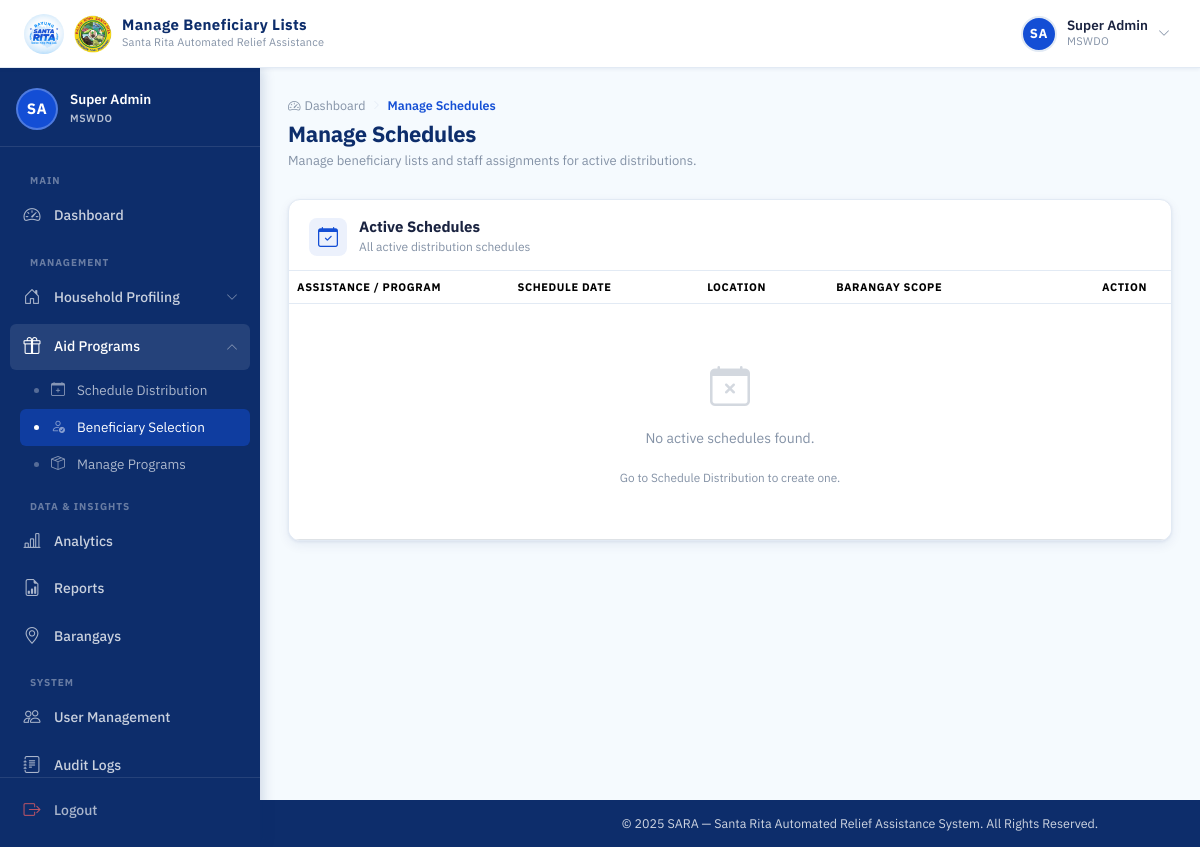
The app's page /mswdo/beneficiary-selection/ (signed in), older data.
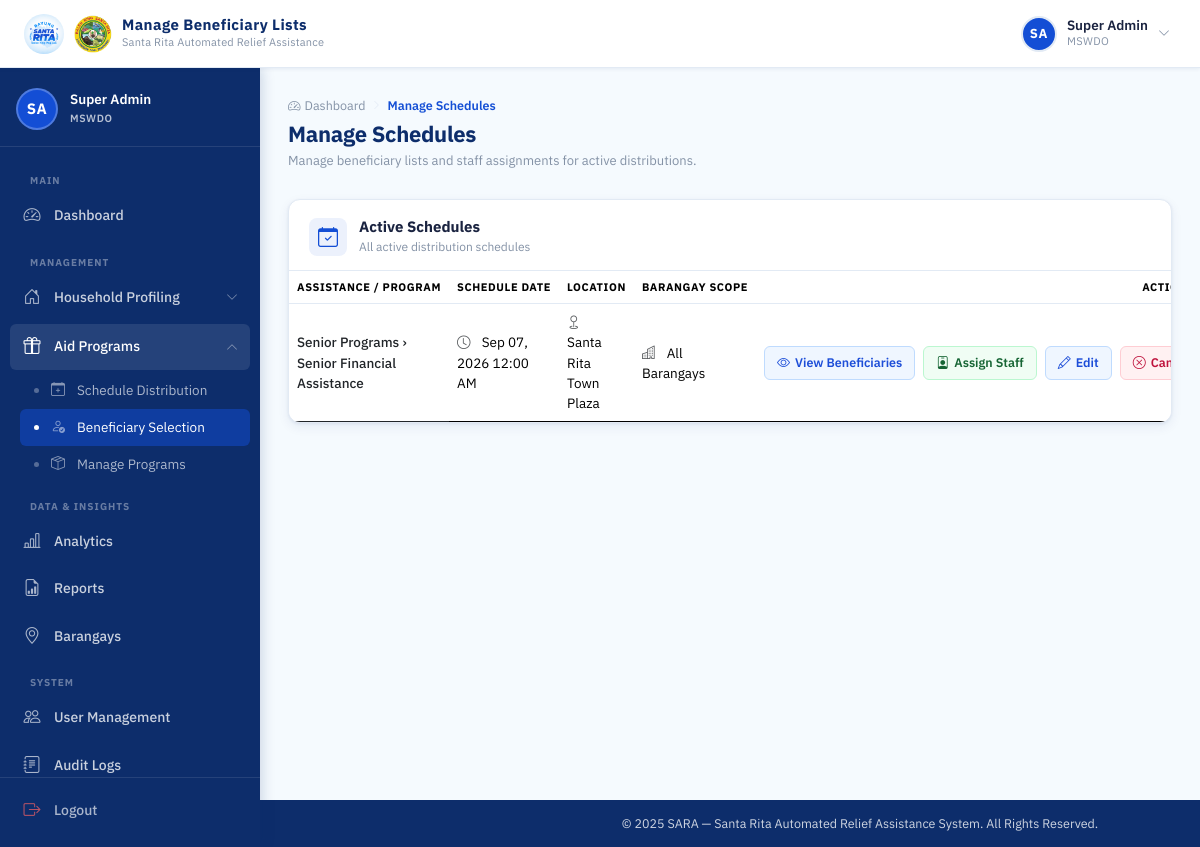
The same page, newer data.
### distribution/models.py (models this page shows, shortened)
class AidSchedule(models.Model):
    PRIORITIZATION_CHOICES = [
        ('LOWEST_INCOME_FIRST', 'Lowest Income First'),
        ('TYPHOON_PRIORITY', 'Typhoon/Vulnerability Priority'),
        ('DAYS_SINCE_LAST_ASSISTANCE', 'Longest Time Since Last Assistance'),
        ('SPECIAL_CATEGORY', 'Special Category (PWD/Senior/Solo Parent)'),
    ]
    assistance = models.ForeignKey(
        Assistance,
        on_delete=models.SET_NULL,
        null=True,
        blank=True,
        related_name='schedules'
    )
    budget = models.DecimalField(max_digits=12, decimal_places=2, default=0.00)
    per_beneficiary_amount = models.DecimalField(max_digits=10, decimal_places=2, default=0.00)
    prioritization_strategy = models.CharField(
        max_length=30,
        choices=PRIORITIZATION_CHOICES,
        default='LOWEST_INCOME_FIRST',
        help_text="Strategy used to rank eligible beneficiaries when generating the beneficiary list."
    )
    schedule_datetime = models.DateTimeField()
    is_finished = models.BooleanField(default=False)
    finished_at = models.DateTimeField(null=True, blank=True)
    finished_by = models.ForeignKey(settings.AUTH_USER_MODEL, on_delete=models.SET_NULL, null=True, related_name='+')
    finish_reason = models.CharField(
        max_length=20,
        choices=(('COMPLETED', 'All Beneficiaries Claimed'), ('FORCED', 'Manually Ended (Incomplete)'), ('CANCELLED', 'Cancelled')),
        blank=True
    )
    location = models.CharField(max_length=255)
    location_lat = models.DecimalField(
        max_digits=10,
        decimal_places=7,
        null=True,
        blank=True,
        help_text="Latitude coordinate of the distribution location"
    )
    location_lng = models.DecimalField(
        max_digits=10,
        decimal_places=7,
        null=True,
        blank=True,
        help_text="Longitude coordinate of the distribution location"
    )
    barangay = models.ForeignKey(
        Barangay,
        on_delete=models.CASCADE,
        null=True,
        blank=True
    )
    is_active = models.BooleanField(default=True)
    created_at = models.DateTimeField(auto_now_add=True)
    created_by = models.ForeignKey(
        settings.AUTH_USER_MODEL,
        on_delete=models.SET_NULL,
        null=True,
        blank=True,
        related_name='created_schedules'
    )
    updated_at = models.DateTimeField(auto_now=True)
    last_edited_by = models.ForeignKey(
        settings.AUTH_USER_MODEL,
        on_delete=models.SET_NULL,
        null=True,
        blank=True,
        related_name='+'
    )

### programs/models.py (models this page shows, shortened)
class Assistance(models.Model):
    BENEFICIARY_TYPE = [
        ('individual', 'Individual'),
        ('family', 'Family'),
    ]
    AID_TYPE_CHOICES = (
        ('CASH', 'Cash Assistance'),
        ('GOODS', 'Goods-in-Kind (rice, noodles, canned goods, etc.)'),
    )
    PRIORITIZATION_CHOICES = (
        ('LOWEST_INCOME_FIRST', 'Lowest Income First'),
        ('TYPHOON_PRIORITY', 'Typhoon/Vulnerability Priority'),
        ('RANDOM', 'Random Among Eligible'),
    )
    program = models.ForeignKey(
        Program,
        on_delete=models.CASCADE,
        related_name='assistances'
    )
    aid_category = models.ForeignKey(
        AidCategory,
        on_delete=models.CASCADE,
        related_name='assistances'
    )
    beneficiary_type = models.CharField(
        max_length=20,
        choices=BENEFICIARY_TYPE,
        default='family'
    )
    prioritization_strategy = models.CharField(
        max_length=30, choices=PRIORITIZATION_CHOICES, default='LOWEST_INCOME_FIRST',
        help_text="How to rank eligible beneficiaries when there are more eligible than available slots."
    )
    aid_type = models.CharField(
        max_length=10, choices=AID_TYPE_CHOICES, default='CASH',
        help_text="Used by the Rotation Eligibility rule to alternate beneficiaries between cash and goods-based aid across distribution cycles."
    )
    minimum_age = models.PositiveIntegerField(
        null=True,
        blank=True,
        help_text="Leave blank if no age requirement."
    )
    requires_pwd = models.BooleanField(default=False)
    requires_solo_parent = models.BooleanField(default=False)
    requires_senior_citizen = models.BooleanField(default=False)
    is_active = models.BooleanField(default=True)
    created_at = models.DateTimeField(auto_now_add=True)
    class Meta:
        ordering = ['program', 'aid_category']
        unique_together = ('program', 'aid_category', 'beneficiary_type')

class Program(models.Model):
    name = models.CharField(max_length=100, unique=True)
    description = models.TextField(blank=True, null=True)
    is_active = models.BooleanField(default=True)
    is_emergency_program = models.BooleanField(default=False, help_text="Emergency programs bypass 90-day cooldown and rotation eligibility rules")
    created_at = models.DateTimeField(auto_now_add=True)
    class Meta:
        ordering = ['name']

class AidCategory(models.Model):
    program = models.ForeignKey(
        Program,
        on_delete=models.CASCADE,
        related_name='aid_categories'
    )
    name = models.CharField(max_length=100)
    description = models.TextField(blank=True, null=True)
    is_active = models.BooleanField(default=True)
    class Meta:
        ordering = ['name']
        unique_together = ('program', 'name')

### distribution/views.py (the view)
# urls.py: path('mswdo/beneficiary-selection/', views.beneficiary_selection_landing, name='beneficiary_selection_landing'),
@login_required
@session_protected
@mswdo_or_staff_required
def beneficiary_selection_landing(request):
    from django.db.models import Exists, OuterRef
    from distribution.models import AidClaim
    schedules = AidSchedule.objects.filter(
        is_active=True,
        is_finished=False
    ).select_related(
        'assistance', 'assistance__program', 'assistance__aid_category'
    ).annotate(
        has_claims=Exists(AidClaim.objects.filter(schedule=OuterRef('pk')))
    ).order_by('-schedule_datetime')
    return render(request, 'distribution/beneficiary_selection_landing.html', {
        'schedules': schedules,
    })

### accounts/context_processors.py (called while the page is built)
def auth_required(request):
    return {
        'requires_auth': request.user.is_authenticated
    }

def offline_sync_metadata(request):
    from distribution.models import OfflineSyncMetadata
    if request.user.is_authenticated and request.user.role == 'MSWDO_STAFF':
        latest_sync = OfflineSyncMetadata.get_latest_sync()
        return {
            'latest_sync': latest_sync,
        }
    return {}

### distribution/templates/distribution/beneficiary_selection_landing.html (shortened to what the changed rows need)
{% extends 'base.html' %}
{% load static %}
{% block css %}
<link rel="stylesheet" href="{% static 'css/mswdo_dashboard.css' %}">
<link rel="stylesheet" href="{% static 'css/barangay_accounts.css' %}">
{% endblock %}
{% block content %}
<div class="dash-page-header">
  <div>
    <h1 class="dash-page-title">Manage Schedules</h1>
  </div>
</div>
<div class="dash-panel">
  <div class="dash-panel__header">
    <div class="dash-panel__header-left">
      <div>
        <h2 class="dash-panel__title">Active Schedules</h2>
      </div>
    </div>
  </div>
  <div class="dash-panel__body p-0">
    <div class="table-responsive">
      <table class="table acct-table mb-0">
        <thead>
          <tr>
            <th class="acct-th" style="width: 25%;">Assistance / Program</th>
            <th class="acct-th">Schedule Date</th>
            <th class="acct-th">Location</th>
            <th class="acct-th">Barangay Scope</th>
            <th class="acct-th text-end pe-4">Action</th>
          </tr>
        </thead>
        <tbody>
          {% for sched in schedules %}
          <tr class="acct-row">
            <td class="acct-td fw-medium text-dark">
              {% if sched.assistance %}
                {{ sched.assistance.program.name }} › {{ sched.assistance.aid_category.name }}
              {% else %}
                N/A
              {% endif %}
            </td>
            <td class="acct-td">
              <i class="bi bi-clock text-muted me-2"></i>
              {{ sched.schedule_datetime|date:"M d, Y g:i A" }}
            </td>
            <td class="acct-td">
              <i class="bi bi-geo text-muted me-2"></i>
              {{ sched.location }}
            </td>
            <td class="acct-td">
              <i class="bi bi-buildings text-muted me-2"></i>
              {{ sched.barangay|default:"All Barangays" }}
            </td>
            <td class="acct-td acct-td--actions">
              <div class="acct-actions">
                {% if sched.budget > 0 %}
                  {% if sched.beneficiary_list %}
                  <a href="{% url 'review_beneficiaries' sched.id %}" class="acct-btn acct-btn--edit">
                    <i class="bi bi-eye"></i><span>View Beneficiaries</span>
                  </a>
                  {% else %}
                  <a href="{% url 'generate_beneficiaries' sched.id %}" class="acct-btn acct-btn--edit">
                    <i class="bi bi-person-check"></i><span>Generate Beneficiaries</span>
                  </a>
                  {% endif %}
                {% else %}
                  <span class="badge bg-light text-muted" style="font-size: 0.75rem;" title="No budget allocated for beneficiary generation">Not yet generated</span>
                {% endif %}
                <a href="{% url 'assign_staff' sched.id %}" class="acct-btn acct-btn--activate">
                  <i class="bi bi-person-badge"></i><span>Assign Staff</span>
                </a>
                {% if request.user.role == 'MSWDO' %}
                  <a href="{% url 'edit_schedule' sched.id %}" class="acct-btn acct-btn--edit" title="Edit Schedule">
                    <i class="bi bi-pencil"></i><span>Edit</span>
                  </a>
                  {% if sched.has_claims %}
                  <button class="acct-btn acct-btn--delete" disabled title="Cannot cancel a schedule with processed claims. Use Finish Distribution instead." style="opacity: 0.5; cursor: not-allowed;">
                    <i class="bi bi-x-circle"></i><span>Cancel</span>
                  </button>
                  {% else %}
                  <button type="button" class="acct-btn acct-btn--delete" onclick="showCancelModal({{ sched.id }}, {% if sched.beneficiary_list %}true{% else %}false{% endif %})" title="Cancel Schedule">
                    <i class="bi bi-x-circle"></i><span>Cancel</span>
                  </button>
                  {% endif %}
                {% endif %}
              </div>
            </td>
          </tr>
          {% empty %}
          <tr>
            <td colspan="5" class="acct-empty">
              <div class="acct-empty-state">
                <i class="bi bi-calendar-x"></i>
                <p>No active schedules found.</p>
                <small>Go to Schedule Distribution to create one.</small>
              </div>
            </td>
          </tr>
          {% endfor %}
        </tbody>
      </table>
    </div>
  </div>
</div>
{% endblock %}

Row changes from the older to the newer data that the page shows:
added AidSchedule: assistance.program.name "Senior Programs", assistance.aid_category.name "Senior Financial Assistance", schedule_datetime "Sep 07, 2026 12:00 AM", location "Santa Rita Town Plaza", barangay "All Barangays", budget 5000 (drawn)
Text that changed along with them:
text no longer shown: "No active schedules found. Go to Schedule Distribution to create one."
